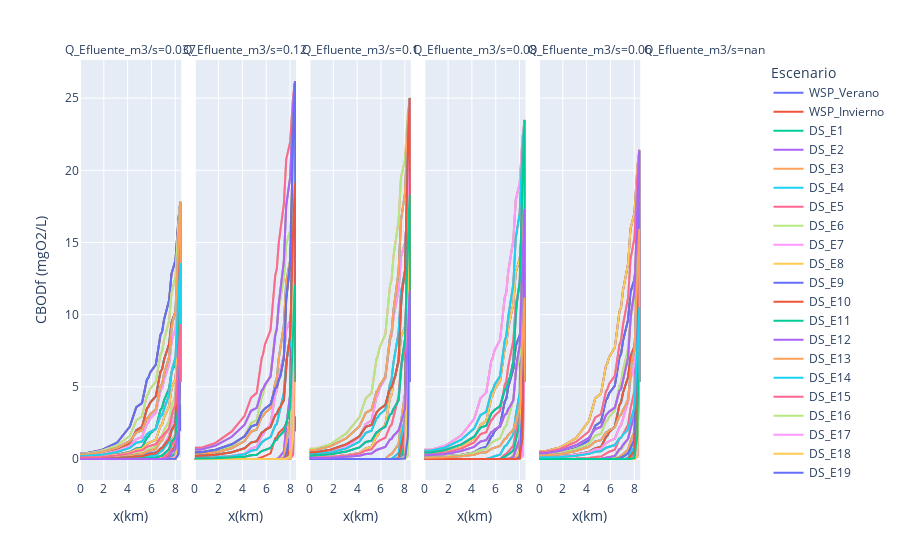

This figure's notebook cell:
### Code cell
fig=px.line(df_concat,x="x(km)",y=Contaminantes[2],color="Escenario",facet_col="Q_Efluente_m3/s",render_mode="SVG")
fig['layout']['xaxis']['autorange'] = "reversed"
fig
